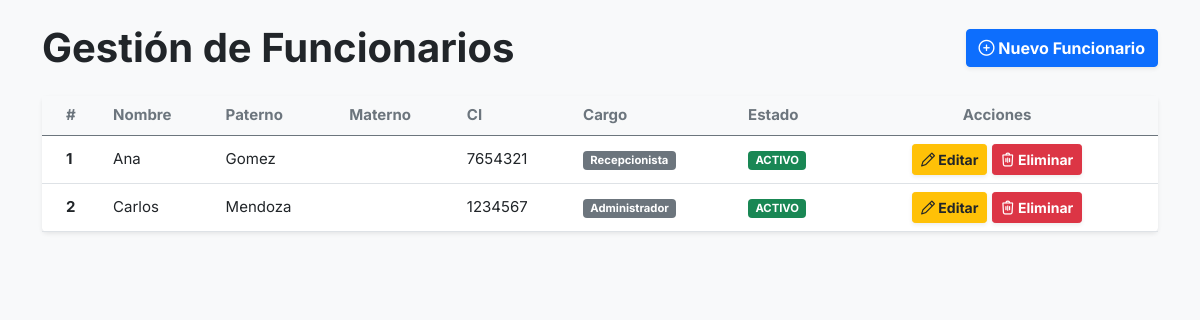
The page /funcionario/index.php (signed in) on the database its author committed.
### tables this page shows
CREATE TABLE `funcionario` (
  `id` int(11) NOT NULL,
  `nombre` varchar(100) NOT NULL,
  `paterno` varchar(100) NOT NULL,
  `materno` varchar(100) DEFAULT NULL,
  `ci` varchar(20) NOT NULL,
  `telefono` varchar(20) DEFAULT NULL,
  `rol_id` int(11) NOT NULL,
  `estado` enum('ACTIVO','INACTIVO') DEFAULT 'ACTIVO',
  `created_at` timestamp NOT NULL DEFAULT current_timestamp(),
  `updated_at` timestamp NOT NULL DEFAULT current_timestamp() ON UPDATE current_timestamp(),
  `deleted_at` timestamp NULL DEFAULT NULL
);

CREATE TABLE `rol` (
  `id` int(11) NOT NULL,
  `nombre` varchar(50) NOT NULL,
  `descripcion` varchar(150) DEFAULT NULL
);

### funcionario/index.php (the view, shortened to what this page needs)
<?php
include '../conexion.php';
$sql = "SELECT f.*, r.nombre as rol_nombre
        FROM funcionario f
        INNER JOIN rol r ON f.rol_id = r.id
        WHERE r.nombre != 'SuperAdmin'
        ORDER BY f.id DESC";
$resultado = $conexion->query($sql);
?>
<!DOCTYPE html>
<html lang="es">
<?php include '../header.php'; ?>
<body class="bg-light py-4">
  <div class="container">
    <div class="d-flex justify-content-between align-items-center mb-4">
      <h2 class="fw-bold text-dark">Gestión de Funcionarios</h2>
      <a href="#" class="btn btn-primary fw-bold shadow-sm" data-bs-toggle="modal" data-bs-target="#modalCrearFuncionario">
        <i class="lni lni-circle-plus"></i> Nuevo Funcionario
      </a>
    </div>
    <div class="card shadow-sm border-0 rounded-3">
      <div class="card-body p-0">
        <div class="table-responsive">
          <table class="table table-hover align-middle mb-0">
            <thead class="table-light text-secondary">
              <tr>
                <th class="ps-4">#</th>
                <th>Nombre</th>
                <th>Paterno</th>
                <th>Materno</th>
                <th>CI</th>
                <th>Cargo</th>
                <th>Estado</th>
                <th class="text-center pe-4">Acciones</th>
              </tr>
            </thead>
            <tbody>
              <?php if ($resultado && $resultado->num_rows > 0): ?>
                <?php $contador = 1; ?>
                <?php while ($fila = $resultado->fetch_assoc()): ?>
                  <tr>
                    <td class="ps-4 fw-bold"><?= $contador++ ?></td>
                    <td><?= htmlspecialchars($fila['nombre']) ?></td>
                    <td><?= htmlspecialchars($fila['paterno']) ?></td>
                    <td><?= htmlspecialchars($fila['materno']) ?></td>
                    <td><?= htmlspecialchars($fila['ci']) ?></td>
                    <td>
                        <span class="badge bg-secondary"><?= htmlspecialchars($fila['rol_nombre']) ?></span>
                    </td>
                    <td>
                      <?php if ($fila['estado'] == 'ACTIVO'): ?>
                        <span class="badge bg-success text-white">ACTIVO</span>
                      <?php else: ?>
                        <span class="badge bg-danger text-white">INACTIVO</span>
                      <?php endif; ?>
                    </td>
                    <td class="text-center pe-4">
                      <button type="button" class="btn btn-sm btn-warning fw-bold text-dark shadow-sm" data-bs-toggle="modal" data-bs-target="#modalEditarFuncionario<?= $fila['id'] ?>">
                        <i class="lni lni-pencil"></i> Editar
                      </button>
                      <?php if ($fila['estado'] == 'ACTIVO'): ?>
                          <button type="button" class="btn btn-sm btn-danger fw-bold shadow-sm" data-bs-toggle="modal" data-bs-target="#modalEliminarFuncionario<?= $fila['id'] ?>">
                            <i class="lni lni-trash"></i> Eliminar
                          </button>
                      <?php endif; ?>
                    </td>
                  </tr>
                <?php endwhile; ?>
              <?php else: ?>
                <tr>
                  <td colspan="7" class="text-center py-4 text-muted">No se encontraron funcionarios registrados en el sistema.</td>
                </tr>
              <?php endif; ?>
            </tbody>
          </table>
        </div>
      </div>
    </div>
  </div>
</body>
</html>

### header.php (shortened to what this page needs)
<head>
    <link rel="stylesheet" href="../assets/css/bootstrap.min.css" />
    <link rel="stylesheet" href="../assets/css/LineIcons.2.0.css" />
    <link rel="stylesheet" href="../assets/css/animate.css" />
    <link rel="stylesheet" href="../assets/css/tiny-slider.css" />
    <link rel="stylesheet" href="../assets/css/glightbox.min.css" />
    <link rel="stylesheet" href="../assets/css/main.css" />
</head>

### assets/css/main.css (style rules this page uses)
html { scroll-behavior: smooth; }
body { font-family: "Inter", sans-serif; font-weight: normal; font-style: normal; color: #888; overflow-x: hidden; font-size: 15px; }
* { margin: 0; padding: 0; }
span, a { display: inline-block; text-decoration: none; transition: all 0.4s ease; -webkit-transition: all 0.4s ease; -moz-transition: all 0.4s ease; }
h1, h2, h3, h4, h5, h6 { font-weight: 600; margin: 0px; color: #081828; }
h2 { font-size: 40px; }

### rows shown on the page
funcionario: nombre "Ana", paterno "Gomez", ci "7654321", rol.nombre "Recepcionista", estado "ACTIVO"
funcionario: nombre "Carlos", paterno "Mendoza", ci "1234567", rol.nombre "Administrador", estado "ACTIVO"
